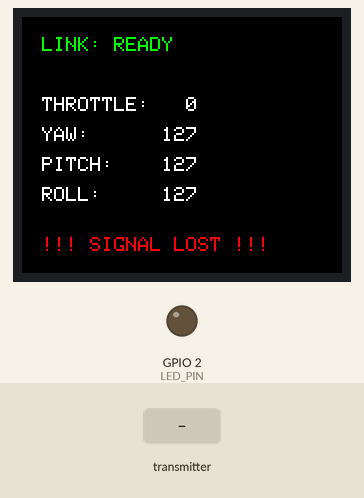
Recording of a sketch running on a simulated ESP32. Parts: 160×128 colour display, output pins drawn as LEDs (lit = HIGH). Inputs (shaded band) come from the test bench. No radio packets arrive unless stated.

Above: at 1.3 s.
1.4 s: the transmitter starts sending throttle = 0
At 2.3 s:
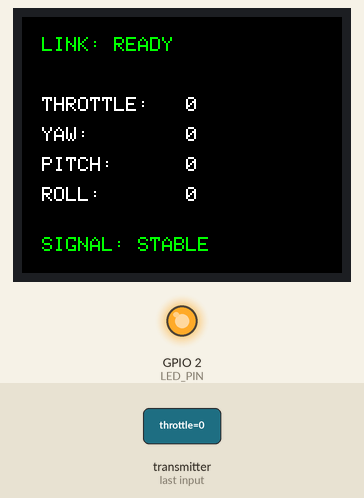
2.9 s: the transmitter starts sending yaw = 64
At 4.1 s:
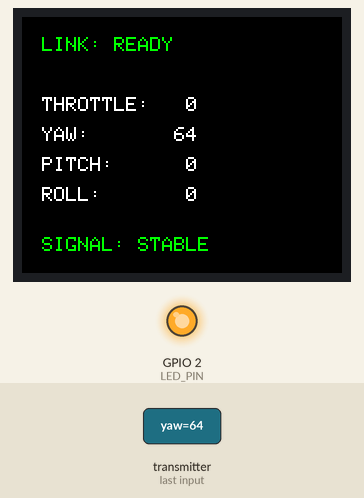
4.4 s: the transmitter starts sending pitch = 64
At 5.5 s:
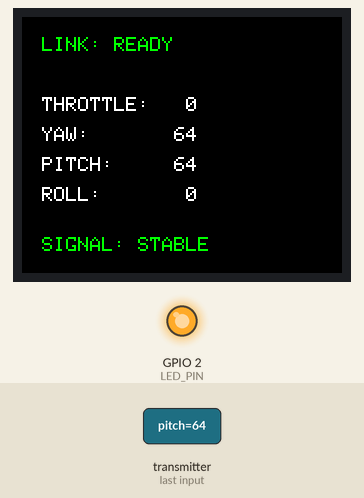
5.9 s: the transmitter starts sending roll = 64
At 6.7 s:
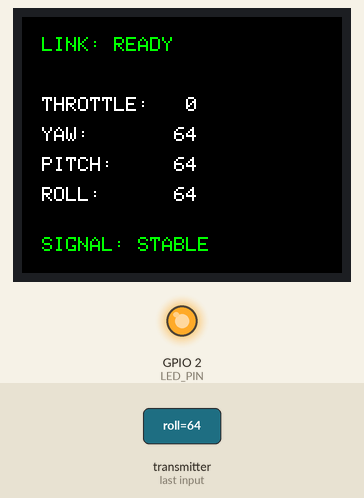
7.4 s: the transmitter starts sending throttle = 64
At 7.8 s:
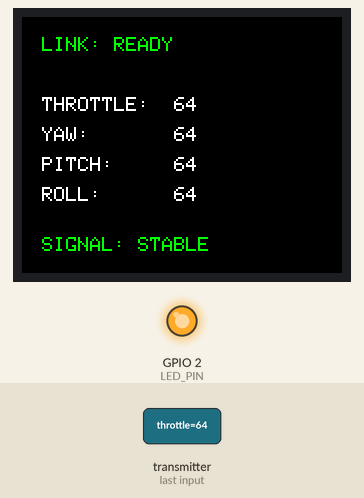
8.9 s: the transmitter starts sending yaw = 0
At 10.1 s:
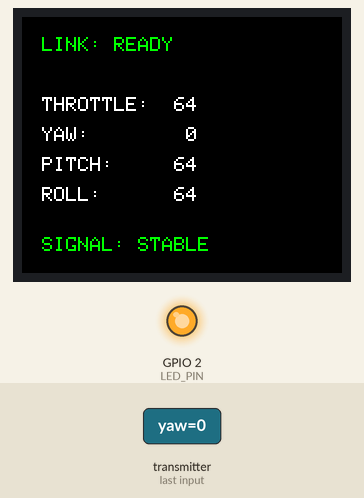
Timing chart, 0 to 11.4 s (numbered marks = the images above; inputs shaded):
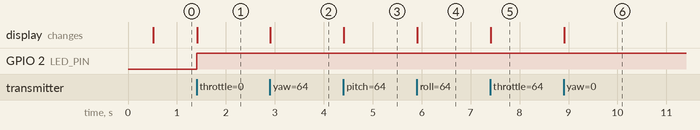

The sketch:

nrf.esp32_Rx.ino
```cpp
#include <Adafruit_GFX.h>
#include <Adafruit_ST7735.h>
#include <SPI.h>
#include <RF24.h>

// Pins for ST7735 (HSPI)
#define TFT_CS 15
#define TFT_DC 21
#define TFT_RST 22
#define TFT_MOSI 13
#define TFT_SCLK 14
#define LED_PIN 2

Adafruit_ST7735 tft = Adafruit_ST7735(TFT_CS, TFT_DC, TFT_MOSI, TFT_SCLK, TFT_RST);
RF24 radio(4, 5); // nRF24L01 on VSPI (Pins 18, 19, 23)
const byte address[6] = "DRN01";

struct Data_Package {
  byte throttle; byte yaw; byte pitch; byte roll;
};
Data_Package data;
unsigned long lastReceiveTime = 0;

void setup() {
  pinMode(LED_PIN, OUTPUT);
  tft.initR(INITR_BLACKTAB);
  tft.fillScreen(ST7735_BLACK);
  tft.setRotation(1);

  radio.begin();
  radio.openReadingPipe(1, address);

  // MUST MATCH TRANSMITTER EXACTLY
  radio.setDataRate(RF24_250KBPS);
  radio.setPALevel(RF24_PA_MAX);
  radio.setChannel(110);

  radio.startListening();

  tft.setTextColor(ST7735_GREEN, ST7735_BLACK);
  tft.setCursor(10, 10);
  tft.print("LINK: READY");
}

void loop() {
  if (radio.available()) {
    radio.read(&data, sizeof(Data_Package));
    lastReceiveTime = millis(); // Reset Failsafe timer
    digitalWrite(LED_PIN, HIGH);
    updateDisplay(false);
  }

  // FAILSAFE: Trigger if no data for > 500ms
  if (millis() - lastReceiveTime > 500) {
    digitalWrite(LED_PIN, LOW);

    // Safety values: Cut power, center controls
    data.throttle = 0;
    data.yaw = 127; data.pitch = 127; data.roll = 127;

    updateDisplay(true);
  }
}

void updateDisplay(bool isFailsafe) {
  tft.setTextSize(1);
  // Color code: Red for Signal Lost, Green for Stable
  tft.setTextColor(isFailsafe ? ST7735_RED : ST7735_GREEN, ST7735_BLACK);

  tft.setCursor(10, 110);
  if(isFailsafe) tft.print("!!! SIGNAL LOST !!!");
  else           tft.print("SIGNAL: STABLE     ");

  // Display raw values
  tft.setTextColor(ST7735_WHITE, ST7735_BLACK);
  tft.setCursor(10, 40); tft.printf("THROTTLE: %3d ", data.throttle);
  tft.setCursor(10, 55); tft.printf("YAW:      %3d ", data.yaw);
  tft.setCursor(10, 70); tft.printf("PITCH:    %3d ", data.pitch);
  tft.setCursor(10, 85); tft.printf("ROLL:     %3d ", data.roll);
}
```

Measured:
- after the input at 1.4 s, GPIO 2 (LED_PIN): LOW → HIGH at once; the display: changes at once (image 1)
- after the input at 2.9 s, the display: changes at once (image 2)
- after the input at 4.4 s, the display: changes at once (image 3)
- after the input at 5.9 s, the display: changes at once (image 4)
- after the input at 7.4 s, the display: changes at once (image 5)
- after the input at 8.9 s, the display: changes at once (image 6)
